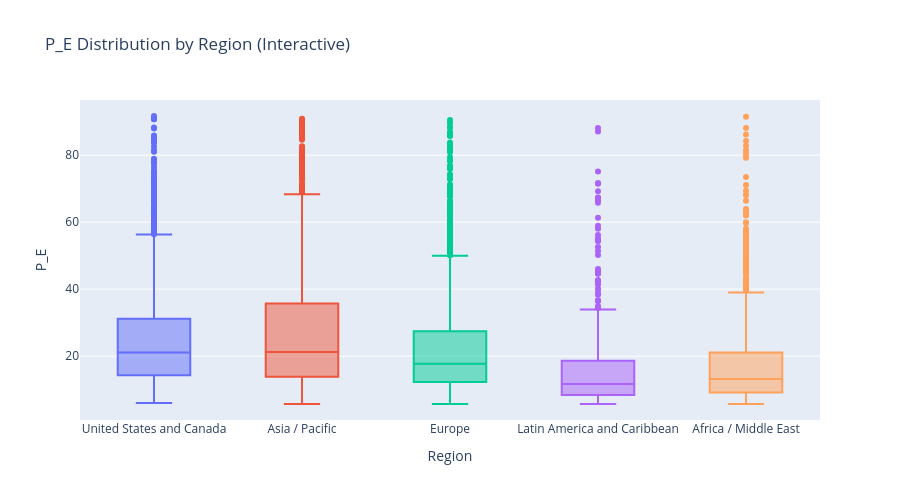

Here is the notebook cell this chart was saved with:
### Code cell
# Interactive box plot: Valuation metrics by region
if HAVE_PLOTLY and 'region' in all_stocks.columns:
    box_metric = 'p_e' if 'p_e' in all_stocks.columns else 'last_price'
    box_data = all_stocks[[box_metric, 'region']].dropna()

    # Filter outliers
    box_data = box_data[box_data[box_metric].between(
            box_data[box_metric].quantile(0.05),
            box_data[box_metric].quantile(0.95)
            )]

    if len(box_data) > 0:
        fig = px.box(
                box_data,
                x='region',
                y=box_metric,
                color='region',
                title=f'{box_metric.upper()} Distribution by Region (Interactive)',
                labels={box_metric: box_metric.upper(), 'region': 'Region'},
                height=500
                )
        fig.update_layout(showlegend=False)
        fig.show()

### Figure 1 — Plotly figure (JSON) as saved in the notebook; plotly's stock layout.template omitted (floating-point values rounded to 4 significant figures; data arrays with more than 128 entries replaced by an {"elided": "..."} marker saying what was removed)
{"data": [{"alignmentgroup": "True", "hovertemplate": "Region=%{x}<br>P_E=%{y}<extra></extra>", "legendgroup": "United States and Canada", "marker": {"color": "#636efa"}, "name": "United States and Canada", "notched": false, "offsetgroup": "United States and Canada", "orientation": "v", "showlegend": true, "x": {"elided": "1309 str values"}, "x0": " ", "xaxis": "x", "y": {"elided": "1309 float values"}, "y0": " ", "yaxis": "y", "type": "box"}, {"alignmentgroup": "True", "hovertemplate": "Region=%{x}<br>P_E=%{y}<extra></extra>", "legendgroup": "Asia / Pacific", "marker": {"color": "#EF553B"}, "name": "Asia / Pacific", "notched": false, "offsetgroup": "Asia / Pacific", "orientation": "v", "showlegend": true, "x": {"elided": "1670 str values"}, "x0": " ", "xaxis": "x", "y": {"elided": "1670 float values"}, "y0": " ", "yaxis": "y", "type": "box"}, {"alignmentgroup": "True", "hovertemplate": "Region=%{x}<br>P_E=%{y}<extra></extra>", "legendgroup": "Europe", "marker": {"color": "#00cc96"}, "name": "Europe", "notched": false, "offsetgroup": "Europe", "orientation": "v", "showlegend": true, "x": {"elided": "1593 str values"}, "x0": " ", "xaxis": "x", "y": {"elided": "1593 float values"}, "y0": " ", "yaxis": "y", "type": "box"}, {"alignmentgroup": "True", "hovertemplate": "Region=%{x}<br>P_E=%{y}<extra></extra>", "legendgroup": "Latin America and Caribbean", "marker": {"color": "#ab63fa"}, "name": "Latin America and Caribbean", "notched": false, "offsetgroup": "Latin America and Caribbean", "orientation": "v", "showlegend": true, "x": {"elided": "485 str values"}, "x0": " ", "xaxis": "x", "y": {"elided": "485 float values"}, "y0": " ", "yaxis": "y", "type": "box"}, {"alignmentgroup": "True", "hovertemplate": "Region=%{x}<br>P_E=%{y}<extra></extra>", "legendgroup": "Africa / Middle East", "marker": {"color": "#FFA15A"}, "name": "Africa / Middle East", "notched": false, "offsetgroup": "Africa / Middle East", "orientation": "v", "showlegend": true, "x": {"elided": "807 str values"}, "x0": " ", "xaxis": "x", "y": {"elided": "807 float values"}, "y0": " ", "yaxis": "y", "type": "box"}], "layout": {"xaxis": {"anchor": "y", "domain": [0.0, 1.0], "title": {"text": "Region"}, "categoryorder": "array", "categoryarray": ["United States and Canada", "Asia / Pacific", "Europe", "Latin America and Caribbean", "Africa / Middle East"]}, "yaxis": {"anchor": "x", "domain": [0.0, 1.0], "title": {"text": "P_E"}}, "legend": {"title": {"text": "Region"}, "tracegroupgap": 0}, "title": {"text": "P_E Distribution by Region (Interactive)"}, "boxmode": "overlay", "height": 500, "showlegend": false}}
